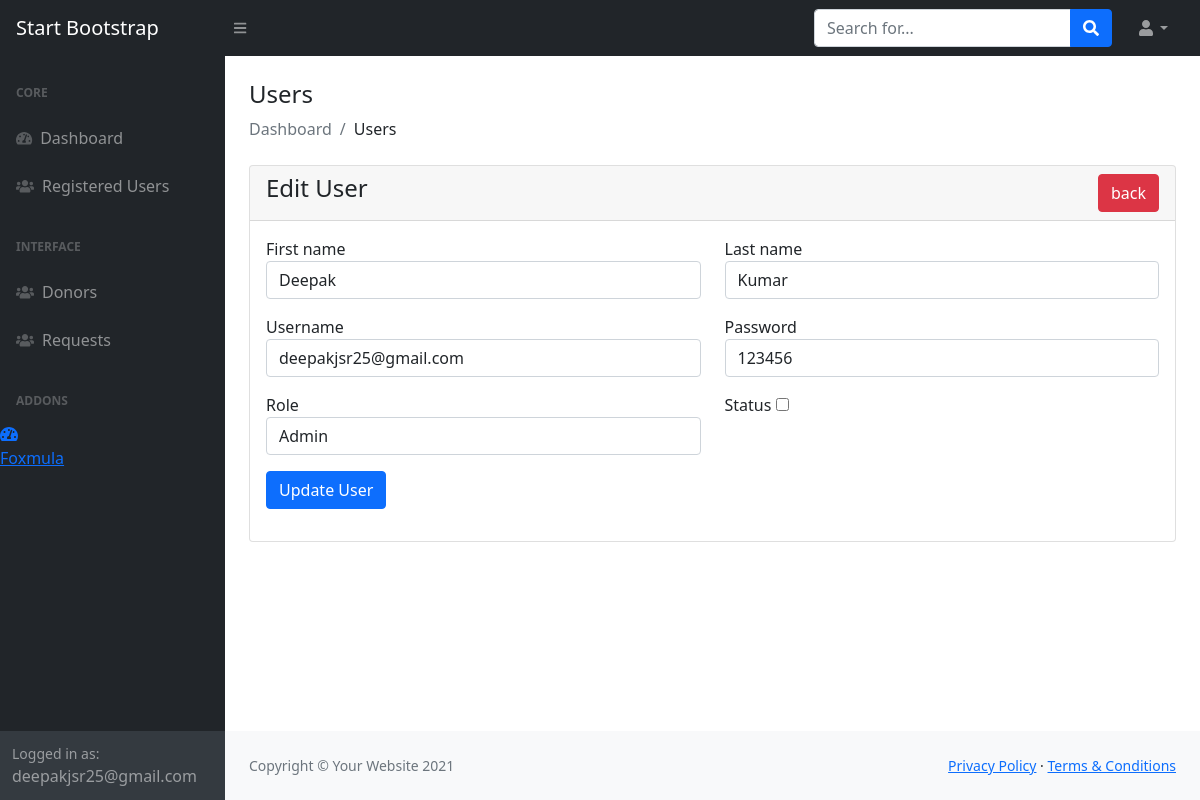
Screenshot of /admin/edit-register.php?id=1 (signed in) with the database file from the repository.
### tables this page shows
CREATE TABLE `users` (
  `id` int(11) NOT NULL,
  `fname` varchar(12) NOT NULL,
  `lname` varchar(12) NOT NULL,
  `username` varchar(50) NOT NULL,
  `password` varchar(50) NOT NULL,
  `created_at` datetime NOT NULL DEFAULT current_timestamp() ON UPDATE current_timestamp(),
  `role_as` tinyint(4) NOT NULL DEFAULT 0,
  `status` tinyint(1) NOT NULL DEFAULT 0
);

### admin/edit-register.php (the view, shortened to what this page needs)
<?php
include('authentication.php');
include('includes/header.php');
?>
<div class="container-fluid px-4">
    <h4 class="mt-4">Users</h4>
    <ol class="breadcrumb mb-4">
        <li class="breadcrumb-item active">Dashboard</li>
        <li class="breadcrumb-item">Users</li>
    </ol>
    <div class="row">
        <div class="col-md-12">
            <div class="card">
                <div class="card-header">
                    <h4>Edit User
                    <a href="view-register.php" class="btn btn-danger float-end">back</a>
                    </h4>
                </div>
                <div class="card-body">
                    <?php
                    if (isset($_GET['id'])) {
                        $user_id = $_GET['id'];
                        $users = "SELECT * FROM users WHERE id='$user_id' ";
                        $users_run = mysqli_query($conn, $users);
                        if (mysqli_num_rows($users_run) > 0) {
                            foreach ($users_run as $user) {
                    ?>
                                <form action="update-user.php" method="POST">
                                    <div class="row">
                                        <div class="col-md-6 mb-3">
                                            <label for="">First name</label>
                                            <input type="text" name="fname" value="<?= $user['fname']; ?>" class="form-control">
                                        </div>
                                        <div class="col-md-6 mb-3">
                                            <label for="">Last name</label>
                                            <input type="text" name="lname" value="<?= $user['lname']; ?>" class="form-control">
                                        </div>
                                        <div class="col-md-6 mb-3">
                                            <label for="">Username</label>
                                            <input type="text" name="username" value="<?= $user['username']; ?>" class="form-control">
                                        </div>
                                        <div class="col-md-6 mb-3">
                                            <label for="">Password</label>
                                            <input type="text" name="password" value="<?= $user['password']; ?>" class="form-control">
                                        </div>
                                        <div class="col-md-6 mb-3">
                                            <label for="">Role</label>
                                            <select name="role_as" required class="form-control">
                                                <option value="1" <?= $user['role_as'] == '1' ? 'selected' : ''; ?>>Admin</option>
                                            </select>
                                        </div>
                                        <div class="col-md-6 mb-3">
                                            <label for="">Status</label>
                                            <input type="checkbox" name="status" <?= $user['status'] == '1' ? 'checked' : ''; ?> width="70px" height="70px">
                                        </div>
                                        <div class="col-md-12 mb-3">
                                            <button type="submit" name="update_user" class="btn btn-primary">Update User</button>
                                        </div>
                                    </div>
                                </form>
                            <?php
                            }
                        } else {
                            ?>
                            <h4>No Record Found</h4>
                    <?php
                        }
                    }
                    ?>
                </div>
            </div>
        </div>
    </div>
    <?php
    include('includes/footer.php');
    include('includes/scripts.php');
    ?>

### rows the page displays
users: fname "Deepak", lname "Kumar", username "deepakjsr25@gmail.com", password "123456", role_as "Admin"

### other values shown
$_SESSION['auth_user']['user_name'] "deepakjsr25@gmail.com"
